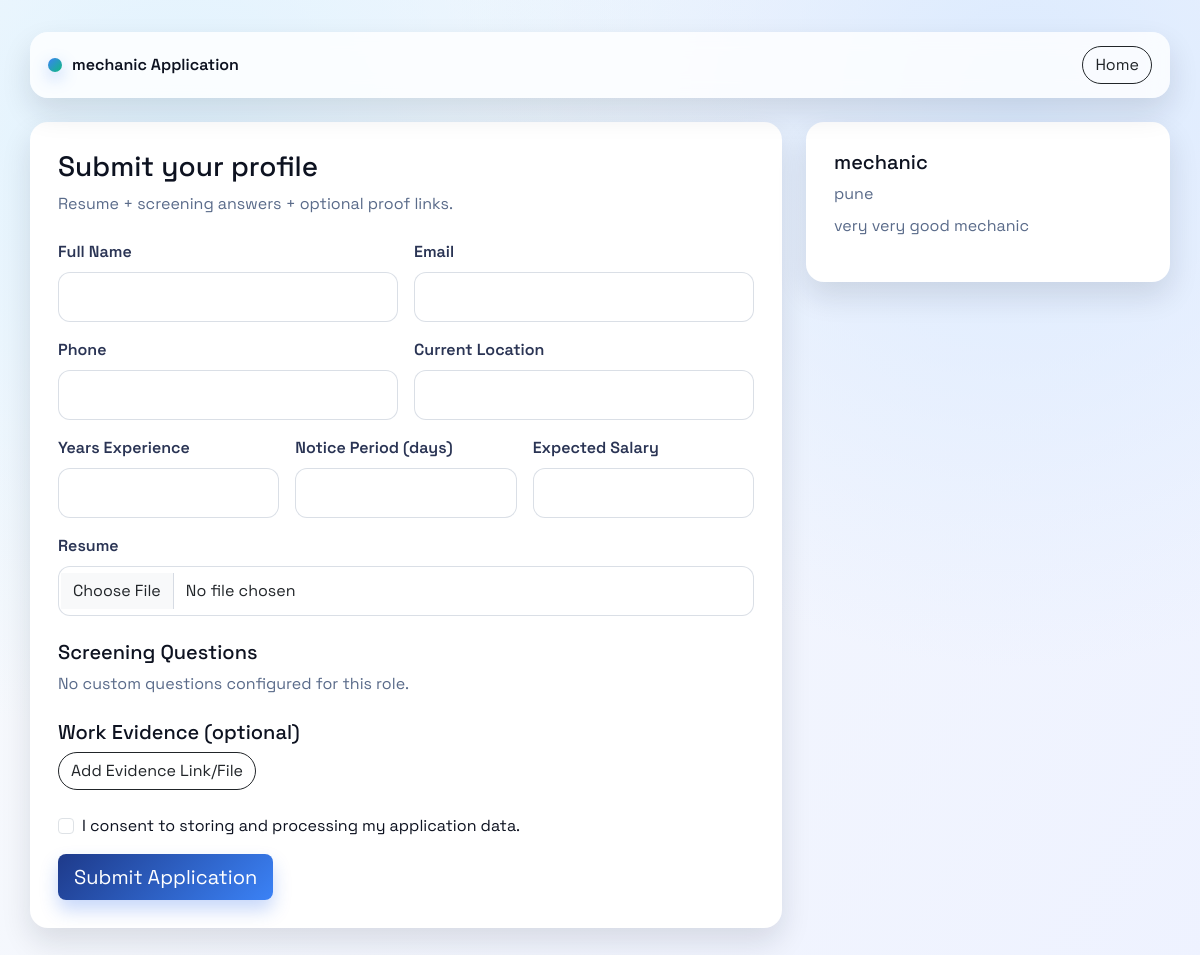
Page /apply/7/ on the committed database.
### core/models.py (models this page shows, shortened)
class Job(models.Model):
    title = models.CharField(max_length=255)
    description = models.TextField()
    skills = models.JSONField(blank=True, null=True)
    location = models.CharField(max_length=120, blank=True)
    employment_type = models.CharField(max_length=40, blank=True)
    min_experience_years = models.PositiveSmallIntegerField(null=True, blank=True)
    created_by = models.ForeignKey(
        User,
        on_delete=models.SET_NULL,
        null=True,
        blank=True,
        related_name="jobs_created",
    )
    created_at = models.DateTimeField(auto_now_add=True)

### core/views.py (the view, shortened to what this page needs)
# urls.py: path('apply/<int:job_id>/', views.candidate_apply, name="candidate_apply"),
def candidate_apply(request, job_id):
    job = get_object_or_404(Job, id=job_id)
    questions = list(job.questions.all())
    return render(
        request,
        "core/candidate_apply.html",
        {
            "job": job,
            "questions": questions,
        },
    )

### core/templates/core/candidate_apply.html (shortened to what this page needs)
<!DOCTYPE html>
<html>
<head>
    <link href="https://cdn.jsdelivr.net/npm/bootstrap@5.3.2/dist/css/bootstrap.min.css" rel="stylesheet">
    {% load static %}
    <link href="{% static 'core/style.css' %}" rel="stylesheet">
</head>
<body class="app-body">
<div class="container app-shell">
    <div class="app-nav mb-4">
        <div class="brand-mark">
            <span class="brand-dot"></span>
            <span>{{ job.title }} Application</span>
        </div>
        <a href="{% url 'home' %}" class="btn btn-outline-dark">Home</a>
    </div>
    <div class="row g-4">
        <div class="col-lg-8">
            <div class="app-card">
                <h3 class="mb-2">Submit your profile</h3>
                <p class="muted-text mb-4">Resume + screening answers + optional proof links.</p>
                <form method="post" enctype="multipart/form-data">
                    <div class="row g-3">
                        <div class="col-md-6">
                            <label class="form-label">Full Name</label>
                            <input class="form-control" name="full_name" required>
                        </div>
                        <div class="col-md-6">
                            <label class="form-label">Email</label>
                            <input class="form-control" type="email" name="email" required>
                        </div>
                        <div class="col-md-6">
                            <label class="form-label">Phone</label>
                            <input class="form-control" name="phone">
                        </div>
                        <div class="col-md-6">
                            <label class="form-label">Current Location</label>
                            <input class="form-control" name="current_location">
                        </div>
                        <div class="col-md-4">
                            <label class="form-label">Years Experience</label>
                            <input class="form-control" type="number" step="0.1" min="0" name="years_experience">
                        </div>
                        <div class="col-md-4">
                            <label class="form-label">Notice Period (days)</label>
                            <input class="form-control" type="number" min="0" name="notice_period_days">
                        </div>
                        <div class="col-md-4">
                            <label class="form-label">Expected Salary</label>
                            <input class="form-control" type="number" step="0.01" min="0" name="expected_salary">
                        </div>
                    </div>
                    <div class="mt-3">
                        <label class="form-label">Resume</label>
                        <input class="form-control" type="file" name="resume_file" accept="application/pdf,image/*" required>
                    </div>
                    <h5 class="mt-4">Screening Questions</h5>
                    {% if questions %}
                        {% for q in questions %}
                            <div class="mb-3">
                                <label class="form-label">
                                    {{ q.prompt }}
                                    {% if q.is_required %}<span class="text-danger">*</span>{% endif %}
                                </label>
                                {% if q.question_type == "long_text" %}
                                    <textarea class="form-control" rows="4" name="question_{{ q.id }}" {% if q.is_required %}required{% endif %}></textarea>
                                {% elif q.question_type == "number" %}
                                    <input type="number" class="form-control" name="question_{{ q.id }}" {% if q.is_required %}required{% endif %}>
                                {% elif q.question_type == "url" %}
                                    <input type="url" class="form-control" name="question_{{ q.id }}" {% if q.is_required %}required{% endif %}>
                                {% else %}
                                    <input type="text" class="form-control" name="question_{{ q.id }}" {% if q.is_required %}required{% endif %}>
                                {% endif %}
                            </div>
                        {% endfor %}
                    {% else %}
                        <p class="muted-text">No custom questions configured for this role.</p>
                    {% endif %}
                    <h5 class="mt-4">Work Evidence (optional)</h5>
                    <button type="button" class="btn btn-outline-dark" id="add-artifact-btn">Add Evidence Link/File</button>
                    <div class="form-check mt-4 mb-3">
                        <input class="form-check-input" type="checkbox" id="consent" name="consent_given" required>
                        <label class="form-check-label" for="consent">I consent to storing and processing my application data.</label>
                    </div>
                    <button class="btn btn-primary btn-lg" type="submit">Submit Application</button>
                </form>
            </div>
        </div>
        <div class="col-lg-4">
            <div class="app-card">
                <h5 class="mb-2">{{ job.title }}</h5>
                <p class="muted-text mb-2">{{ job.location }}</p>
                <p class="muted-text">{{ job.description|truncatechars:240 }}</p>
            </div>
        </div>
    </div>
</div>
</body>
</html>

### core/static/core/style.css (style rules this page uses)
:root { --ink-900: #0d1220; --ink-700: #2a3454; --ink-500: #5a6b8a; --surface: #ffffff; --surface-2: #f4f6fb; --brand-700: #1e3a8a; --brand-500: #3b82f6; --brand-300: #93c5fd; --accent-500: #10b981; --warning-500: #f59e0b; --danger-500: #ef4444; --shadow-lg: 0 24px 60px rgba(15, 23, 42, 0.15); --shadow-md: 0 14px 30px rgba(15, 23, 42, 0.12); --radius-xl: 24px; --radius-lg: 18px; --radius-md: 12px; }
* { box-sizing: border-box; }
body.app-body { font-family: "Space Grotesk", "Source Sans 3", sans-serif; color: var(--ink-900); background: radial-gradient(circle at 15% 15%, #e0f2fe 0%, transparent 45%), radial-gradient(circle at 85% 10%, #dbeafe 0%, transparent 42%), linear-gradient(120deg, #f8fafc 0%, #eef2ff 100%); min-height: 100vh; }
.app-shell { padding: 32px 0 64px; }
.app-nav { display: flex; align-items: center; justify-content: space-between; padding: 14px 18px; background: rgba(255, 255, 255, 0.8); border-radius: var(--radius-lg); box-shadow: var(--shadow-md); backdrop-filter: blur(10px); }
.brand-mark { display: inline-flex; align-items: center; gap: 10px; font-weight: 600; color: var(--ink-900); }
.brand-dot { width: 14px; height: 14px; border-radius: 50%; background: linear-gradient(135deg, var(--brand-500), var(--accent-500)); box-shadow: 0 6px 16px rgba(59, 130, 246, 0.35); }
.btn-primary { background: linear-gradient(135deg, var(--brand-700), var(--brand-500)); border: none; box-shadow: 0 10px 18px rgba(37, 99, 235, 0.25); }
.btn-outline-dark { border-radius: 999px; }
.app-card { background: var(--surface); border-radius: var(--radius-lg); box-shadow: var(--shadow-md); padding: 28px; }
.form-label { font-weight: 600; color: var(--ink-700); }
.form-control, .form-select { border-radius: 12px; border: 1px solid rgba(148, 163, 184, 0.35); padding: 12px 14px; }
.muted-text { color: var(--ink-500); }

### rows in the picture
Job: title "mechanic", location "pune", description "very very good mechanic"
